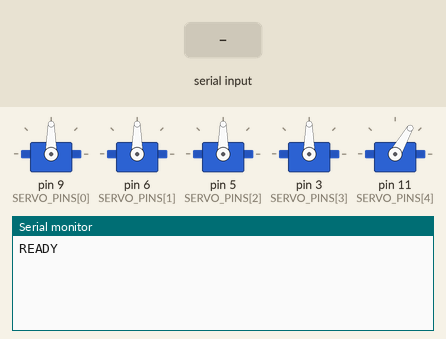
Simulated run of this sketch. Board: Arduino Uno, built with avr-gcc and run on an emulated ATmega328P. On the bench: 5 × servo, the last lines printed to the serial monitor. The test bench sets the inputs (shaded band).

Above: at 1.9 s.
2.0 s: "HOME\n" received over Serial
At 3.0 s:
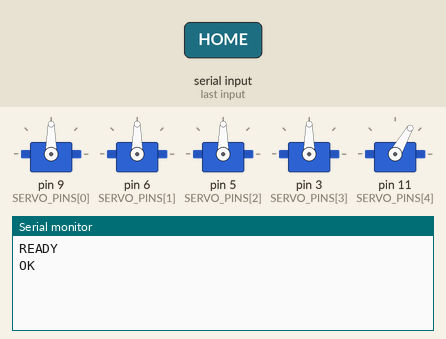
3.5 s: "GET\n" received over Serial
At 4.7 s:
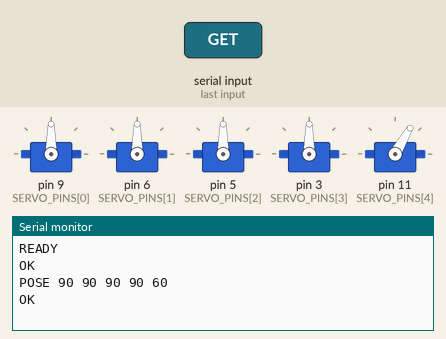
5.0 s: "SPEED \n" received over Serial
At 6.1 s:
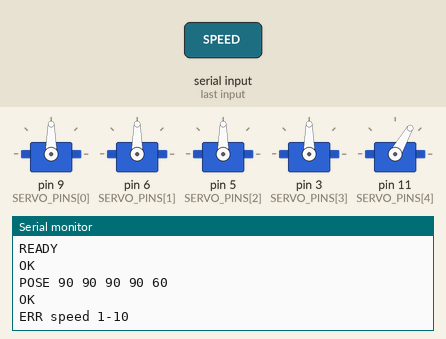

Measured:
- after the input at 2.0 s, the serial monitor: prints a new line at once (image 1)
- after the input at 3.5 s, the serial monitor: prints a new line at once (image 2)
- after the input at 5.0 s, the serial monitor: prints a new line at once (image 3)

The sketch:

robot_arm_llm.ino
```cpp
/*
 * robot_arm_llm.ino
 * Adeept 5-DOF 로봇팔용 시리얼 명령 수신 펌웨어 (LLM 브리지용)
 *
 * PC(파이썬 + Ollama/Llama)에서 시리얼로 텍스트 명령을 보내면
 * 관절 한계를 강제하면서 서보를 부드럽게 움직입니다.
 *
 * ★ 중요: SERVO_PINS 배열을 실제 키트 배선(설명서 회로도)에 맞게 수정하세요.
 *   Adeept 5-DOF 키트(ADA031 등)는 보통 UNO R3의 PWM 핀에 서보를 연결합니다.
 *
 * 시리얼 프로토콜 (115200 baud, 한 줄에 한 명령, \n 종료):
 *   S <joint> <angle>          한 관절 이동   예) S 0 90
 *   P <a0> <a1> <a2> <a3> <a4> 전체 포즈 이동 예) P 90 60 120 90 40
 *   HOME                        홈 포즈로 이동
 *   GRIP <0|1>                  그리퍼 열기(0)/닫기(1)
 *   WAIT <ms>                   대기 (최대 5000ms)
 *   SPEED <1-10>                이동 속도 설정 (기본 5)
 *   GET                         현재 각도 출력
 * 응답: 성공 "OK", 오류 "ERR <사유>"
 *
 * 관절 번호: 0=베이스(회전), 1=어깨, 2=팔꿈치, 3=손목, 4=그리퍼
 */

#include <Servo.h>

const uint8_t NUM_JOINTS = 5;

// 실제 배선 (pin_finder로 실측 확정): 베이스=D9, 어깨=D6, 팔꿈치=D5, 손목=D3, 그리퍼=D11 (D10은 빈 포트)
const uint8_t SERVO_PINS[NUM_JOINTS] = {9, 6, 5, 3, 11};

// 관절별 안전 한계 [min, max] — 조립 후 실측해서 조정하세요.
// LLM이 어떤 값을 보내든 이 범위를 벗어나면 잘라냅니다(clamp).
const int JOINT_MIN[NUM_JOINTS] = {0,  15, 15, 10, 30};
const int JOINT_MAX[NUM_JOINTS] = {180, 165, 165, 170, 125};  // 그리퍼: 완전 닫힘 120(실측) + 여유 5

// 홈(초기) 포즈
const int HOME_POSE[NUM_JOINTS] = {90, 90, 90, 90, 60};

// 그리퍼 열림/닫힘 각도 (조립 후 실측 조정)
const int GRIP_OPEN  = 60;
const int GRIP_CLOSE = 120;  // 실측 보정값

Servo servos[NUM_JOINTS];
int currentAngle[NUM_JOINTS];
int speedLevel = 5;  // 1(느림)~10(빠름)

char lineBuf[64];
uint8_t lineLen = 0;

int clampAngle(uint8_t j, long a) {
  if (a < JOINT_MIN[j]) return JOINT_MIN[j];
  if (a > JOINT_MAX[j]) return JOINT_MAX[j];
  return (int)a;
}

// 모든 관절을 목표 각도로 "동시에, 부드럽게" 이동
void moveTo(const int target[NUM_JOINTS]) {
  int stepDelay = 22 - speedLevel * 2;  // speed 1→20ms, 10→2ms
  bool moving = true;
  while (moving) {
    moving = false;
    for (uint8_t j = 0; j < NUM_JOINTS; j++) {
      if (currentAngle[j] < target[j])      { currentAngle[j]++; moving = true; }
      else if (currentAngle[j] > target[j]) { currentAngle[j]--; moving = true; }
      servos[j].write(currentAngle[j]);
    }
    delay(stepDelay);
  }
}

void moveJoint(uint8_t j, int angle) {
  int target[NUM_JOINTS];
  for (uint8_t i = 0; i < NUM_JOINTS; i++) target[i] = currentAngle[i];
  target[j] = clampAngle(j, angle);
  moveTo(target);
}

void handleLine(char *line) {
  // 앞뒤 공백 제거는 생략(파이썬 쪽에서 정리해서 보냄)
  if (strncmp(line, "HOME", 4) == 0) {
    moveTo(HOME_POSE);
    Serial.println(F("OK"));
    return;
  }
  if (strncmp(line, "GET", 3) == 0) {
    Serial.print(F("POSE"));
    for (uint8_t j = 0; j < NUM_JOINTS; j++) { Serial.print(' '); Serial.print(currentAngle[j]); }
    Serial.println();
    Serial.println(F("OK"));
    return;
  }
  if (strncmp(line, "GRIP ", 5) == 0) {
    long v = atol(line + 5);
    moveJoint(4, v ? GRIP_CLOSE : GRIP_OPEN);
    Serial.println(F("OK"));
    return;
  }
  if (strncmp(line, "WAIT ", 5) == 0) {
    long ms = atol(line + 5);
    if (ms < 0) ms = 0;
    if (ms > 5000) ms = 5000;
    delay(ms);
    Serial.println(F("OK"));
    return;
  }
  if (strncmp(line, "SPEED ", 6) == 0) {
    long v = atol(line + 6);
    if (v < 1 || v > 10) { Serial.println(F("ERR speed 1-10")); return; }
    speedLevel = (int)v;
    Serial.println(F("OK"));
    return;
  }
  if (line[0] == 'S' && line[1] == ' ') {
    long j, a;
    if (sscanf(line + 2, "%ld %ld", &j, &a) == 2 && j >= 0 && j < NUM_JOINTS) {
      moveJoint((uint8_t)j, (int)a);
      Serial.println(F("OK"));
    } else {
      Serial.println(F("ERR bad S cmd"));
    }
    return;
  }
  if (line[0] == 'P' && line[1] == ' ') {
    long a[NUM_JOINTS];
    if (sscanf(line + 2, "%ld %ld %ld %ld %ld", &a[0], &a[1], &a[2], &a[3], &a[4]) == 5) {
      int target[NUM_JOINTS];
      for (uint8_t j = 0; j < NUM_JOINTS; j++) target[j] = clampAngle(j, a[j]);
      moveTo(target);
      Serial.println(F("OK"));
    } else {
      Serial.println(F("ERR bad P cmd"));
    }
    return;
  }
  Serial.println(F("ERR unknown cmd"));
}

void setup() {
  Serial.begin(115200);
  for (uint8_t j = 0; j < NUM_JOINTS; j++) {
    currentAngle[j] = HOME_POSE[j];
    servos[j].attach(SERVO_PINS[j]);
    servos[j].write(currentAngle[j]);
    delay(150);  // 전원 부하 분산을 위해 순차 기동
  }
  Serial.println(F("READY"));
}

void loop() {
  while (Serial.available()) {
    char c = (char)Serial.read();
    if (c == '\n' || c == '\r') {
      if (lineLen > 0) {
        lineBuf[lineLen] = '\0';
        handleLine(lineBuf);
        lineLen = 0;
      }
    } else if (lineLen < sizeof(lineBuf) - 1) {
      lineBuf[lineLen++] = c;
    } else {
      lineLen = 0;  // 오버플로 시 라인 폐기
      Serial.println(F("ERR line too long"));
    }
  }
}
```
